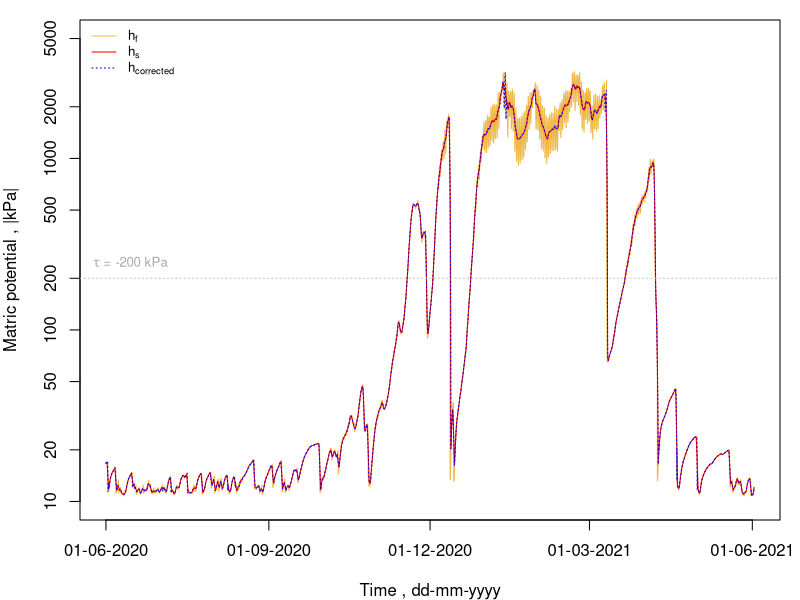
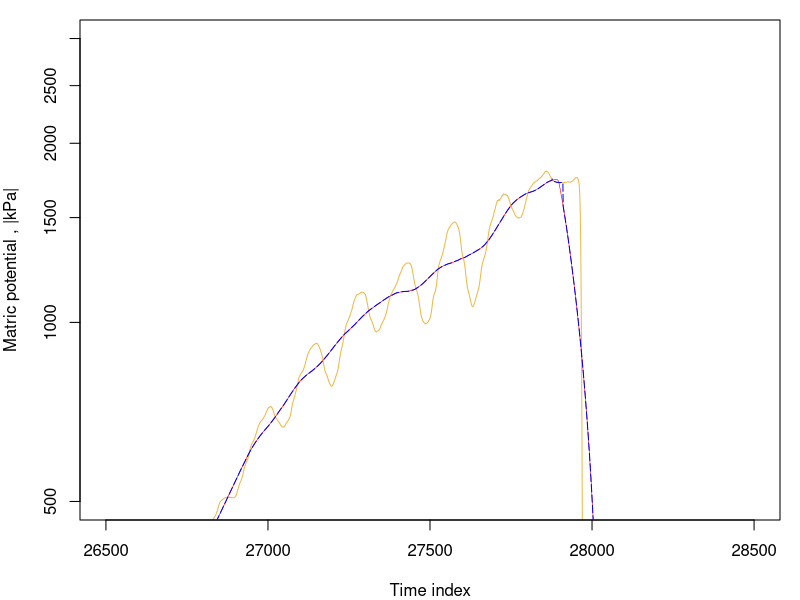
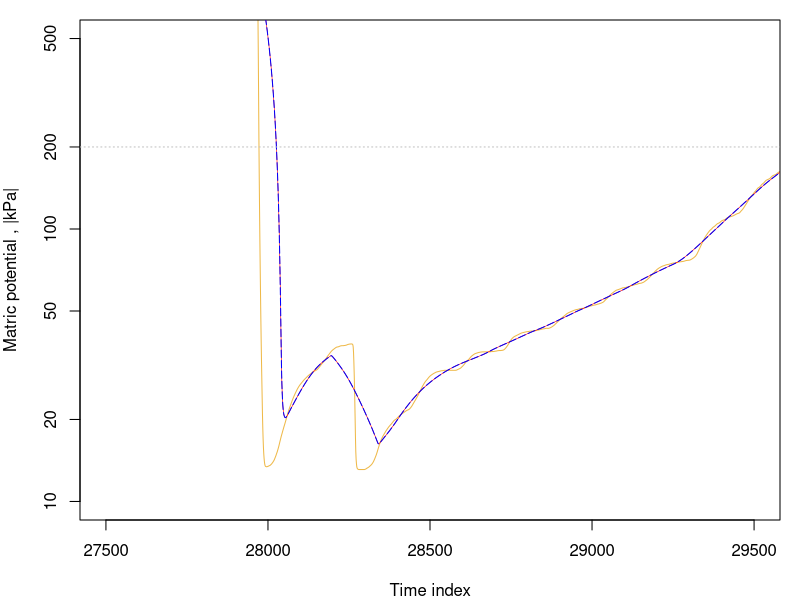

Write R code to recreate these figures, in order.
rm(list = ls())

# ---- Day-scale Temperature Sensitivity Correction ----
#' @author Sebastián Bravo Peña, Meindert Commelin, & Ole Wendroth
 
# This approach first requires the computation of the noise signal. For which 
# we proposed the Convergence-Divergence Noise Signal (CDNS) function. 

#' @title Convergence-Divergence Noise Signal (CDNS): rollmean.cdns() 
#' @description Computes centered fast and slow simple moving averages (SMA) to 
#' calculate the noise signal. 
#' @param data Data frame with columns order as follows:
#' date = 1st col, date-time
#' num  = 2nd col, number of observation 
#' mp   = 3th col, absolute value of pressure head
#' @param k1 odd-number window size for fast SMA
#' @param k2 odd-number window size for slow SMA

# Creating a temporary data frame with the new indexes (extremes discarded)
# the idx will start from 1 + (k-1)/2, and end nrow(data) - (k-1)/2
# so the first value of the new df can calculate the MA from data rows  
# Two data frames will run in parallel
rollmean.cdns <- function(data, k1, k2) {
  
  # FAST simple moving average (SMA)
  idx_f <- seq(from = 1+(k1-1)/2, to = (nrow(data)-(k1-1)/2), by = 1)
  df_f  <- data.frame(idx_f) # creates the first column in the df_f
  
  # Calculating fast SMA average for head, theta and temp
  for (i in 3:ncol(data)) {
    df_f[[paste0(names(data)[i], "_f")]] <- NA
    
    for (j in idx_f) {
      if (any(!is.na(data[(j-(k1-1)/2):(j+(k1-1)/2), i]))) {
        df_f[j-(k1-1)/2, paste0(names(data)[i], "_f")] <- mean((data[(j-(k1-1)/2):(j+(k1-1)/2), i]), na.rm = TRUE)
      } else {
        df_f[j-(k1-1)/2, paste0(names(data)[i], "_f")] <- data[(j-(k1-1)/2), i]
      }
    }
  }
  # SLOW simple moving average (SMA)
  idx_s <- seq(from = 1+(k2-1)/2, to = (nrow(data)-(k2-1)/2), by = 1)
  df_s  <- data.frame(idx_s) # this create the first column in the df_s
  
  # Calculating moving average for head
  for (i in 3) {
    df_s[[paste0(names(data)[i], "_s")]] <- NA
    
    for (j in idx_s) {
      if (any(!is.na(data[(j-(k2-1)/2):(j+(k2-1)/2), i]))) {
        df_s[j-(k2-1)/2, paste0(names(data)[i], "_s")] <- mean((data[(j-(k2)/2):(j+(k2-1)/2), i]), na.rm = TRUE)
      } else {
        df_s[j-(k2-1)/2, paste0(names(data)[i], "_s")] <- data[(j-(k2-1)/2), i]
      }
    }
  }
  
  N <- nrow(data)
  data$wc   <- c(data$wc[1:floor(k1/2)], df_f$wc_f, data$wc[(N-floor(k1/2)+1):N])
  data$temp <- c(data$temp[1:floor(k1/2)], df_f$temp_f, data$temp[(N-floor(k1/2)+1):N])
  data$mp_f <- c(data$mp[1:floor(k1/2)], df_f$mp_f, data$mp[(N-floor(k1/2)+1):N])
  data$mp_s <- c(data$mp[1:floor(k2/2)], df_s$mp_s, data$mp[(N-floor(k2/2)+1):N])
  data$macd <- data$mp_s-data$mp_f
  
  return(data)
}

#' @title Temperature Sensitivity Correction Function (TSCF): tscf.function()
#' @param data Data frame returned by the CDNS function.
#' @param tau Matric potential threshold for temperature sensitivity
#' @param signal Threshold to discriminate noise from wetting front signal change

tscf.function <- function(data, tau, k1, k2, signal = 0.3) {
  # Initialize variables
  tau <- tau # Set the temperature sensitivity threshold
  df$jump <- 0 # State variable to jump from mp_s to mp_f (0: no jump, 1 = jump)
  df$sens <- 0 # State variable to define sensitivity range (0: h <= 200, 1: h > 200)
  df$mp_corrected <- NaN # Corrected time series combining MACD
  jumped <- FALSE
  
  # Loop through the data
  for (i in k2:(nrow(df) - k2 + 1)) {
    
    # Check for NA/NaN values
    if (all(!is.na(df$macd[(i - k2 + 1):(i)])) &&
        all(!is.na(df$macd[(i + 1):(i + k2 - 1)])) &&
        all(!is.na(df$mp_f[i])) &&
        all(!is.na(df$mp_s[i])))  {
      
      # We set the jump backward from mp_s to mp_f
      if ((max(df$macd[(i - k2 + 1):(i)], na.rm = TRUE)) < 
          (signal * max(abs(df$macd[(i + 1):(i + k2 - 1)]), na.rm = TRUE)) &&
          
          (-10 < df$macd[i]) & (df$macd[i] < 10) &&
          
          (0.99 < (df$mp_f[i]/df$mp_s[i]) & (df$mp_f[i]/df$mp_s[i]) < 1.01) &&
          
          sd(df$macd[(i - k2 + 1):(i)], na.rm = TRUE) < 
          sd(df$macd[(i + 1):(i + k2 - 1)], na.rm = TRUE) &&
          
          any(diff(df$mp_s[i:(i + k2 - 1)]) <= 0))  {
        
        # Set jump to 1 if conditions are met
        df$jump[i] <- 1
        jumped <- 1
      } else {
        df$jump[i] <- 0 
      }  
      
      # We set conditions for the sensitivity range
      if (df$mp_f[i] > tau) {
        df$sens[i] <- 1 
      } else {
        df$jump[i] <- 0
        jumped <- 0
        df$sens[i] <- 0 
      }
      # Check if jumped should be deactivated
      if (jumped == 1) {
        df$jump[i] <- 1
        if (i + k1 <= nrow(df)) {
          # Deactivate jumped if mp_s starts increasing
          if (df$mp_s[i + k1] > df$mp_s[i + k1 - 1]) {
            jumped <- 0
          }
        }
      }
      
    } else {
      df$jump[i] <- NA
      df$sens[i] <- NA
      df$mp_corrected[i] <- NA
    }
  }

  for (i in 1:nrow(df))  {
    # Combining MACD into a corrected time series
    if ((df$sens[i] == 1 && df$jump[i] == 1) || df$sens[i] == 0) {
      df$mp_corrected[i] <- df$mp_f[i]
    } else {
      df$mp_corrected[i] <- df$mp_s[i]
    }
  }
  # remove uncessary columns
  df$jump <- NULL
  df$sens <- NULL
  
  return(df)
}

# ---- Example run ----
df <- read.csv(file = "Example_data.csv", header = TRUE, sep = ";") 

# Parameters
k1 <- 7
k2 <- 145
tau <- 200

# Run both functions
df <- rollmean.cdns(df, k1, k2)
df <- tscf.function(df, k1, k2, tau)

summary(df) # print summary

# Visualizing
par(mfrow = c(1,1), mar = c(4, 4, 1, 1))
plot(df$mp_f, type = 'l', lwd = 1, log = 'y', pch = ".", ylim = c(10,5000),
     ylab = 'Matric potential , |kPa|', col = '#EEB949', xlab = 'Time , dd-mm-yyyy', xaxt ='n')
lines(df$mp_s, col = 'red', lwd = 1, lty = 1)
lines(df$mp_corrected, col = 'blue', lwd = 1, lty = "dotted")
abline(h = tau, lty = 3, col = 'grey')
legend('topleft', legend = c(expression("h"[f]), expression("h"[s]), expression("h"[corrected])), 
       lty = c(1,1,3), col = c('#EEB949', 'red', 'blue'), 
       lwd = c(1,1,1), cex = 0.8, bty = 'n')
axis(side = 1, at = c(1, 13249, 26359,  39319, 52561), 
     lab = expression("01-06-2020", "01-09-2020", "01-12-2020", "01-03-2021", "01-06-2021"), cex.axis = 1)
text(y = 250, x = 2000, expression(paste(tau, ' = -200 kPa')), col = 'darkgrey', cex = 0.8)

# Zoomed-in 1
plot(df$mp_f, type = 'l', lwd = 1, log = 'y', lty = 1, xlim = c(26500,28500),ylim = c(500,3000),
     ylab = 'Matric potential , |kPa|', col = '#EEB949', xlab = 'Time index')
lines(df$mp_s, col = 'red', lwd = 0.6, lty = 1)
lines(df$mp_corrected, col = 'blue', lwd = 1, lty = 5)
abline(h = tau, lty = 3, col = 'grey')

# Zoomed-in 2
plot(df$mp_f, type = 'l', lwd = 1, log = 'y', lty = 1 ,xlim = c(27500,29500), ylim = c(10,500),
     ylab = 'Matric potential , |kPa|', col = '#EEB949', xlab = 'Time index')
lines(df$mp_s, col = 'red', lwd = 0.6, lty = 1)
lines(df$mp_corrected, col = 'blue', lwd = 1, lty = 5)
abline(h = tau, lty = 3, col = 'grey')
